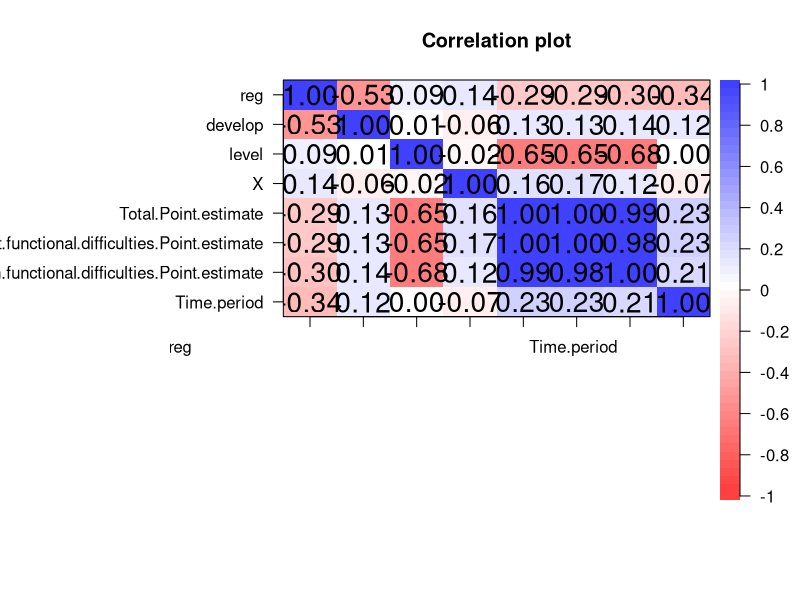
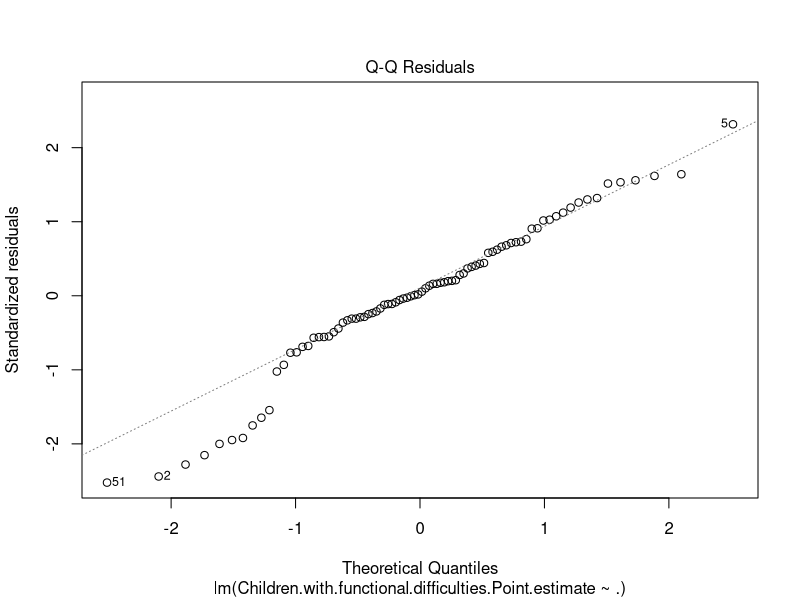
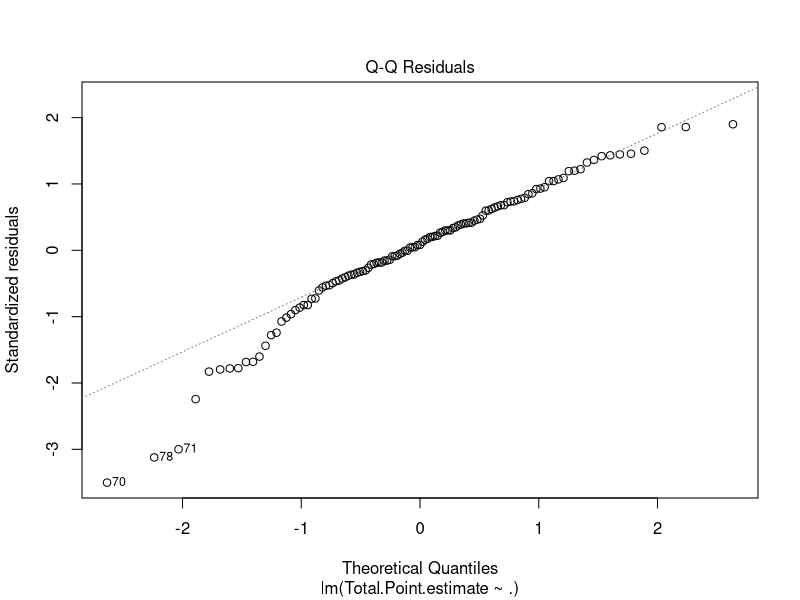
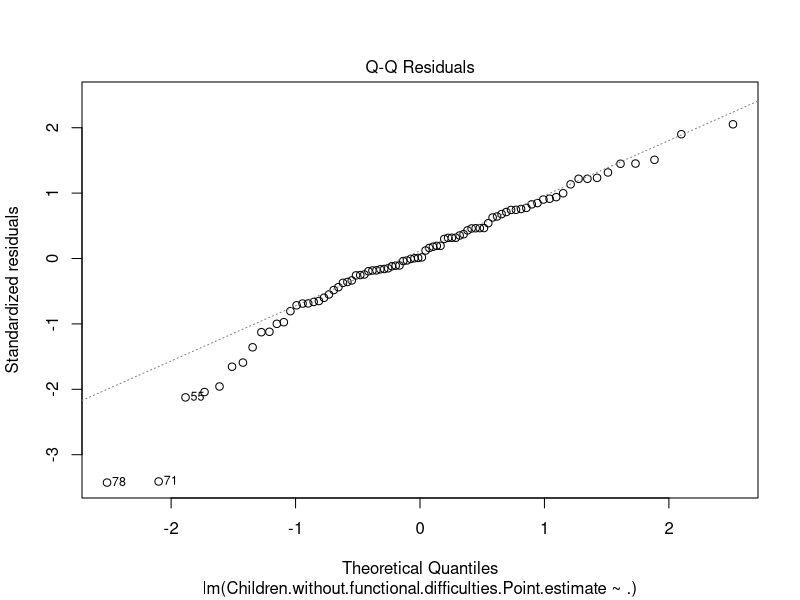
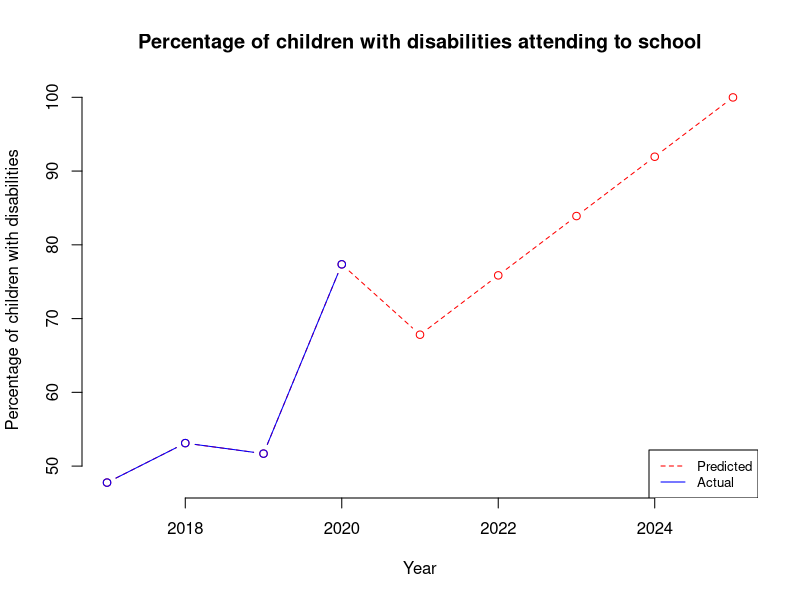

These figures' R source, in order:
library(psych)
library(caret)
library(dplyr)
library(car)
library(Metrics)

anar=read.csv("HousingANAR.csv")
dt=subset(anar,select = c(reg,develop,level,X,
                        Total.Point.estimate,Children.without.functional.difficulties.Point.estimate,
                        Children.with.functional.difficulties.Point.estimate,Time.period))
corPlot(cor(dt))

set.seed(4)
split1<- sample(c(rep(0, 0.7 * nrow(dt)), rep(1, 0.3 * nrow(dt))))
table(split1)
train=dt[split1==0,]
test=dt[split1==1,]

model=lm(Children.with.functional.difficulties.Point.estimate~.,data = train)
dtPred=predict(model,test)

rmse(test$Children.with.functional.difficulties.Point.estimate, dtPred)
#[1] 2.458556

#model=lm(Children.with.functional.difficulties.Point.estimate~.,data = dt)

summary(model)
# Call:
#   lm(formula = Children.with.functional.difficulties.Point.estimate ~ 
#        ., data = dt2)
# 
# Residuals:
#   Min      1Q  Median      3Q     Max 
# -60.860 -19.034   4.772  18.175  57.188 
# 
# Coefficients:
#   Estimate Std. Error t value Pr(>|t|)
# (Intercept)                                              6.555e+03  1.632e+04   0.402    0.691
# Region                                                   7.734e+00  4.934e+00   1.567    0.129
# Development.regions                                     -4.163e+00  1.003e+01  -0.415    0.682
# Total.Point.estimate                                    -9.846e-02  7.623e+00  -0.013    0.990
# Children.without.functional.difficulties.Point.estimate  9.061e-01  7.682e+00   0.118    0.907
# Time.period                                             -3.266e+00  8.085e+00  -0.404    0.690
# 
# Residual standard error: 36.58 on 26 degrees of freedom
# Multiple R-squared:  0.1535,	Adjusted R-squared:  -0.009284 
# F-statistic: 0.943 on 5 and 26 DF,  p-value: 0.47
plot(model,2)

#require regression for tpe
dt_tpe=subset(dt,select = -c(Children.without.functional.difficulties.Point.estimate,Children.with.functional.difficulties.Point.estimate))
model_tpe=lm(Total.Point.estimate~.,data = dt_tpe)
summary(model_tpe)
# Call:
#   lm(formula = Total.Point.estimate ~ ., data = dt2_tpe)
# 
# Residuals:
#   Min      1Q  Median      3Q     Max 
# -39.241  -3.477   3.370   9.278  21.234 
# 
# Coefficients:
#   Estimate Std. Error t value Pr(>|t|)   
# (Intercept)         -6622.043   7543.680  -0.878  0.38751   
# Region                 -6.771      1.897  -3.569  0.00132 **
#   Development.regions     2.524      4.647   0.543  0.59132   
# Time.period             3.332      3.735   0.892  0.37997   
# ---
#   Signif. codes:  0 '***' 0.001 '**' 0.01 '*' 0.05 '.' 0.1 ' ' 1
# 
# Residual standard error: 17.16 on 28 degrees of freedom
# Multiple R-squared:  0.478,	Adjusted R-squared:  0.422 
# F-statistic: 8.545 on 3 and 28 DF,  p-value: 0.0003464
plot(model_tpe,2)

#require regression for cwithout
dt_cthout=subset(train,select = -c(Total.Point.estimate,Children.with.functional.difficulties.Point.estimate))
model_cthout=lm(Children.without.functional.difficulties.Point.estimate~.,data=dt_cthout)
summary(model_cthout)
# Call:
#   lm(formula = Children.without.functional.difficulties.Point.estimate ~ 
#        ., data = dt2_cthout)
# 
# Residuals:
#   Min      1Q  Median      3Q     Max 
# -39.656  -2.905   3.669   8.947  22.044 
# 
# Coefficients:
#   Estimate Std. Error t value Pr(>|t|)   
# (Intercept)         -6456.140   7485.663  -0.862  0.39576   
# Region                 -6.614      1.883  -3.513  0.00152 **
#   Development.regions     2.344      4.611   0.508  0.61523   
# Time.period             3.250      3.706   0.877  0.38803   
# ---
#   Signif. codes:  0 '***' 0.001 '**' 0.01 '*' 0.05 '.' 0.1 ' ' 1
# 
# Residual standard error: 17.03 on 28 degrees of freedom
# Multiple R-squared:  0.4689,	Adjusted R-squared:  0.412 
# F-statistic: 8.241 on 3 and 28 DF,  p-value: 0.0004366

plot(model_cthout,2)

#create prediction of ANAR
hmph=subset(dt,select = c(Time.period,Children.with.functional.difficulties.Point.estimate))
a=colMeans(hmph[hmph$Time.period=='2017',])
b=colMeans(hmph[hmph$Time.period=='2018',])
c=colMeans(hmph[hmph$Time.period=='2019',])
d=colMeans(hmph[hmph$Time.period=='2020',])

yearPred=data.frame(
  year=c(2017:2020),
  anarDisabled=c(as.double(a[2]),as.double(b[2]),as.double(c[2]),as.double(d[2]))
)
i=0
j=0
#set how many year to predict
year=5

for(j in 1:year){
  pred=0
  for(i in 1:nrow(dt)) {
    #predict for each row
    re=dt[i,]$reg
    dv=dt[i,]$develop
    indi=dt[i,]$level
    house=dt[i,]$X
    
    #set year to predict
    t=yearPred[nrow(yearPred),]$year+1
    
    #set total estimate
    d0=data.frame(reg=re,develop=dv,level=indi,X=house,Time.period=t,interval = "confidence")
    tpe=as.double(predict(model_tpe,d0))
  
    #set cthout
    d1=data.frame(reg=re,develop=dv,level=indi,X=house,Time.period=t,interval = "confidence")
    cthout=as.double(predict(model_cthout,d1))
    
    newdata=data.frame(reg=re,
                       develop=dv,
                       level=indi,
                       X=house,
                       Total.Point.estimate=tpe,
                       Children.without.functional.difficulties.Point.estimate=cthout,
                       Time.period = t, interval = "confidence")
    
   pred=pred+as.double(predict(model,newdata))
  }
    meanPred=pred/nrow(dt)
    #create data frame
    newPred=data.frame(
      year=yearPred[nrow(yearPred),]$year+1,
      anarDisabled=meanPred
    )
    #insert to yearPred
    yearPred[nrow(yearPred) + 1,]=newPred
}


plot(yearPred$year, yearPred$anarDisabled, col="red",type = "b", lty = 2, frame=FALSE,
     main = "Percentage of children with disabilities attending to school", xlab="Year",ylab="Percentage of children with disabilities")
lines(yearPred[1:4,]$year, yearPred[1:4,]$anarDisabled, col="blue",type = "b", lty = 1)
legend("bottomright", legend=c("Predicted", "Actual"),
       col=c("red", "blue"), lty = 2:1, cex=0.8)
